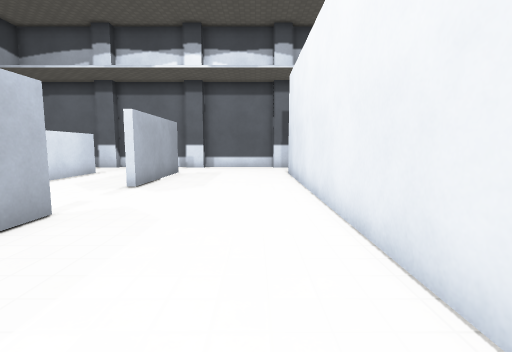
view 1 (above)

18 first-person views from a walk through a 3-D level made in the Godot game engine. The camera is 1.2 m above the floor, tilts 6° down and sees 85° across. The floor is counted in squares, 1 m on a side. Each view is taken from the middle of a square. On the plan, view 1 faces up. The plan holds only what a view shows up to about 13 squares ahead; the rest is blank. Surface patterns are stand-ins for the level's own textures.

view 2
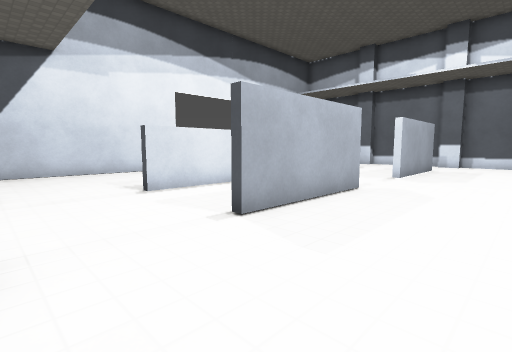

view 3
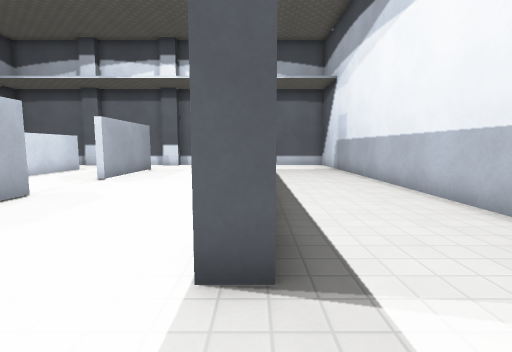

view 4
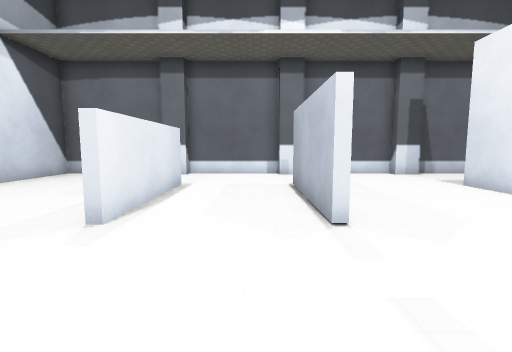

view 5
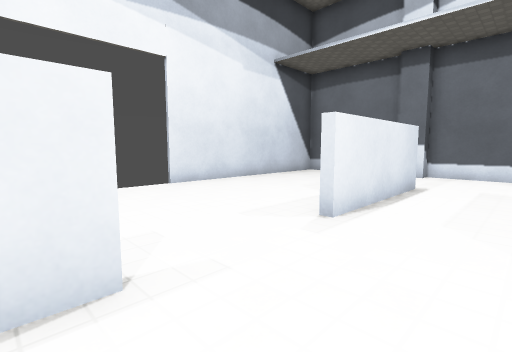

view 6
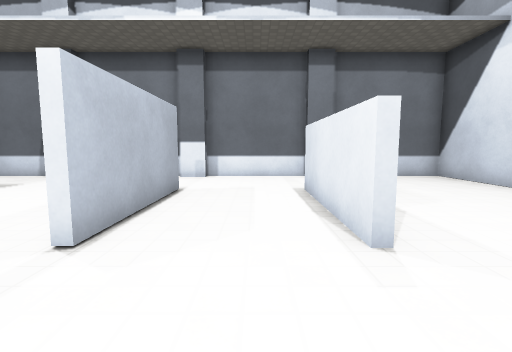

view 7
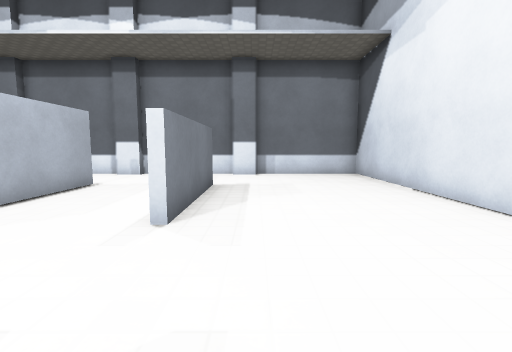

view 8
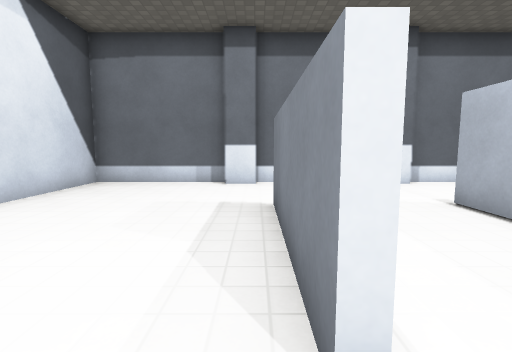

view 9
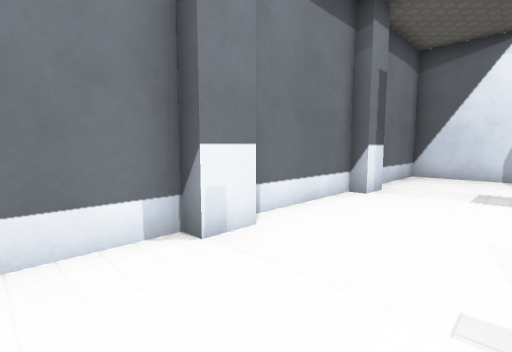

view 10
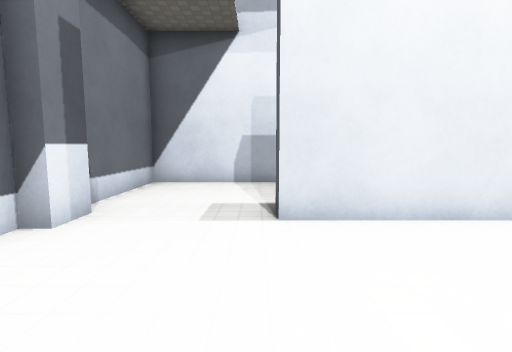

view 11
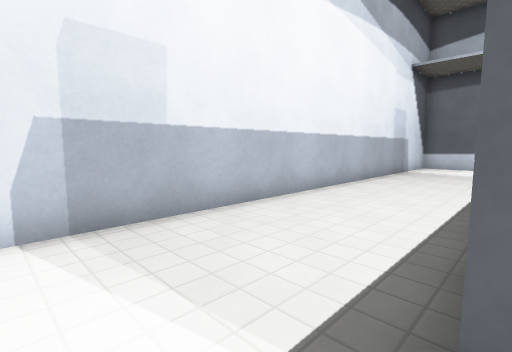

view 12
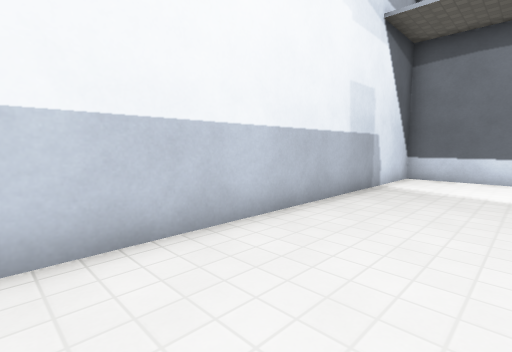

view 13
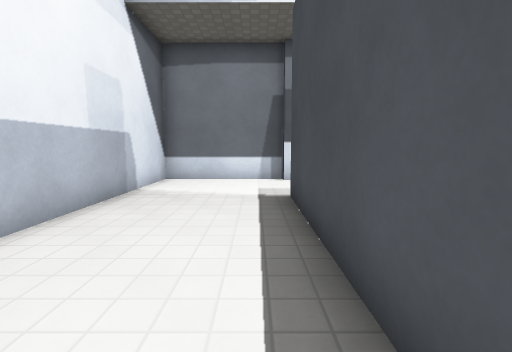

view 14
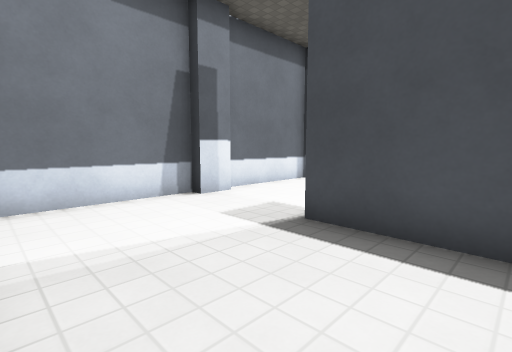

view 15
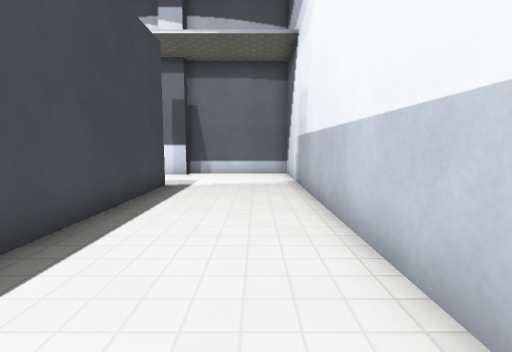

view 16
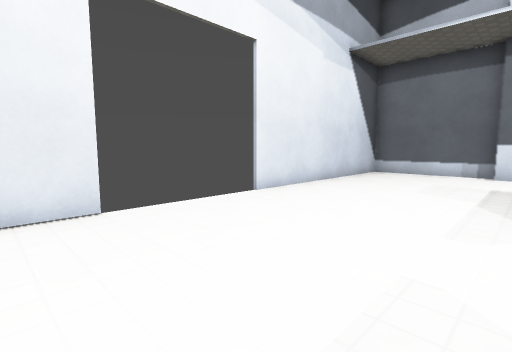

view 17
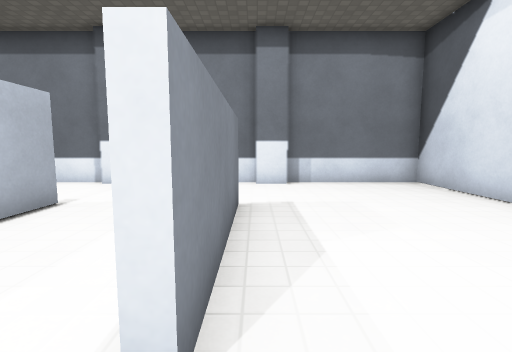

view 18
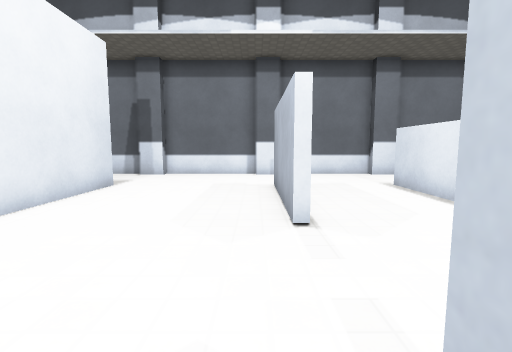

### Floor plan
Points are (right, up) in squares from view 1. A wall is a line through its corners. A room is listed if a view was taken in it or the views show most of it. See-through windows are left out.
Room 1 (views 1, 2, 3, 4, 5, 6, 7, 8, 9, 10, 11, 12, 13, 14, 15, 16, 17, 18)
walls: (-3.8, 8.1) (-3.8, 12.9); (-3.6, 4.9) (-3.6, 0.1); (-3.6, 12.9) (-3.6, 8.1); (-7.4, 12.9) (-7.4, 8.2) (-7.6, 8.2) (-7.6, 12.7); (-3.8, 0.1) (-3.8, 4.9); (-7.6, 0.1) (-7.6, 4.8) (-7.4, 4.8) (-7.4, 0.1); (1.5, 12.6) (2.2, 12.6) (2.2, 0.3) (1.5, 0.3) (1.5, 12.6); (-2.9, 16) (-4, 16) (-4, 16.5) (-8, 16.5) (-8, 16) (-9, 16); (-13.4, 4.6) (-13.4, -3.4) (-9, -3.4); (-3, -3.4) (1, -3.4); (-9, 16.5) (-13.4, 16.5) (-13.4, 8.4); (0.9, -3) (2, -3) (2, -3.4) (6.4, -3.4) (6.4, 16.5) (2, 16.5) (2, 16) (1, 16) (1, 16.5) (-2.8, 16.5); (-8.1, -3.4) (-4, -3.4) (-4, -3) (-3, -3); (-9.1, -3) (-8, -3)

Positions as (right, up) in squares from view 1, and headings:
1: (0, 0), facing up
2: (0, -3), facing up-left
3: (2, -2), facing up
4: (-5, 4), facing up
5: (-5, 4), facing up-left
6: (-6, 8), facing down
7: (-9, 9), facing down
8: (-8, 7), facing up
9: (-6, 13), facing up-right
10: (-3, 13), facing right
11: (2, 14), facing down-right
12: (3, 8), facing down-right
13: (3, 7), facing down
14: (6, 3), facing down-left
15: (5, 4), facing up
16: (-8, 3), facing up-left
17: (-8, 6), facing down
18: (-3, 9), facing down
